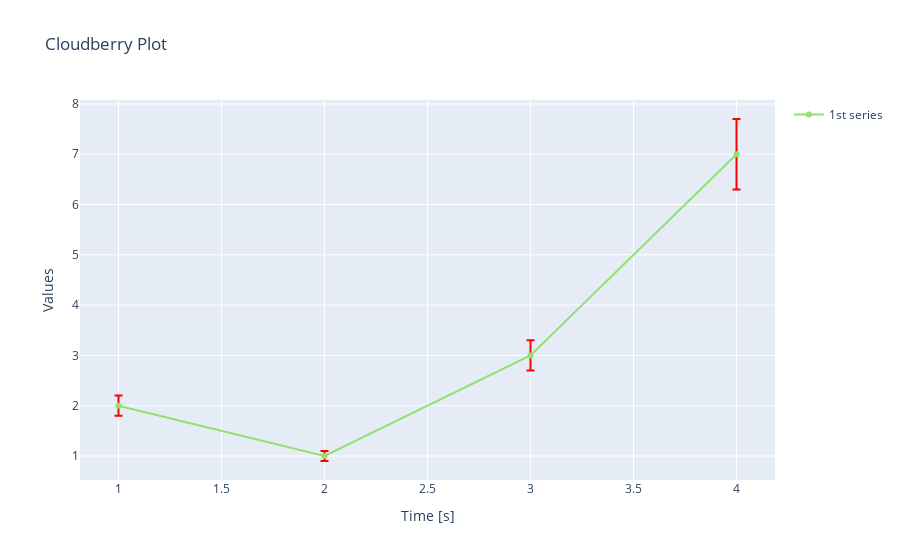

The cell this chart's notebook holds for it:
### Code cell
builder.delete_series("1stdu")
builder.plot().

### Figure 1 — Plotly figure (JSON) as saved in the notebook; plotly's stock layout.template omitted (floating-point values rounded to 4 significant figures)
{"data": [{"error_y": {"array": [0.2, 0.1, 0.3, 0.7], "color": "red", "type": "data", "visible": true}, "line": {"color": "#94e06c"}, "marker": {"symbol": "circle"}, "mode": "lines+markers", "name": "1st series", "type": "scatter", "x": [1, 2, 3, 4], "y": [2, 1, 3, 7]}], "layout": {"showlegend": true, "title": {"text": "Cloudberry Plot"}, "xaxis": {"title": {"text": "Time [s]"}, "visible": true}, "yaxis": {"title": {"text": "Values"}, "visible": true}}}
